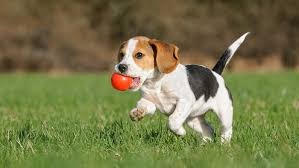
#> input picture ALPR-56/images.jpeg, 299 x 168 px
$ python rotation.py
#> lines starting #> are read from the running program, lines starting #| are printed output that depends on the picture
import cv2
import numpy

original_image = cv2.imread("images.jpeg")
#> original_image is the input picture: shape (168, 299, 3); mean B, G, R 73.4, 119.2, 118.9
image_height, image_width = original_image.shape[:2]
#> image_height = 168; image_width = 299

center = (image_width / 2, image_height / 2)
#> center = (149.5, 84)

rotate_matrix = cv2.getRotationMatrix2D(center, angle=-45, scale=1)
rotated_image = cv2.warpAffine(
                    original_image, M=rotate_matrix,
                    dsize=(image_width, image_height))
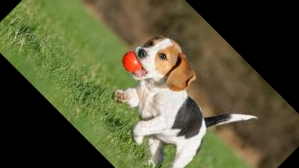
#> rotated_image: shape (168, 299, 3); mean B, G, R 56.5, 88.4, 88.9

concatenated = numpy.concatenate((original_image, rotated_image), axis=1)
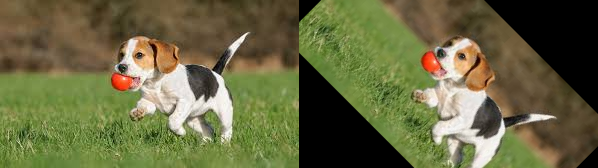
#> concatenated: shape (168, 598, 3); mean B, G, R 64.9, 103.8, 103.9
cv2.imshow("Original and Rotated", concatenated)
cv2.waitKey()
